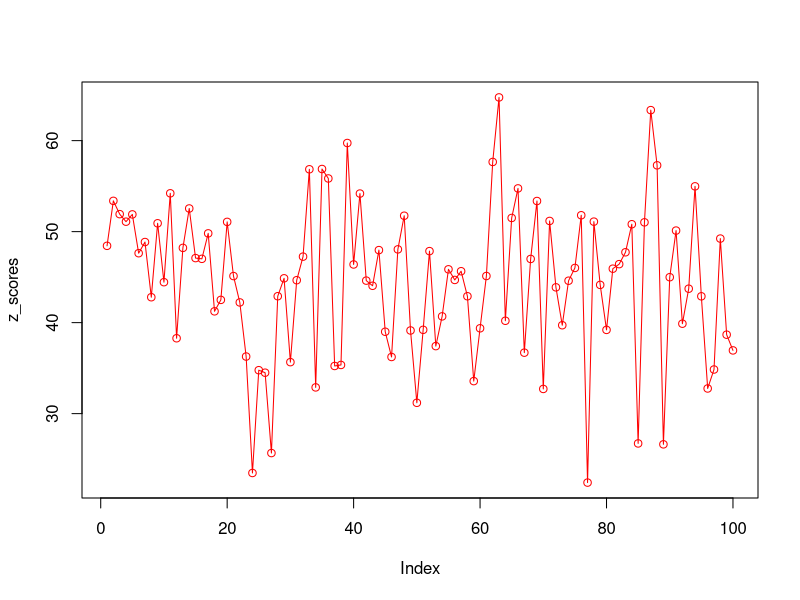
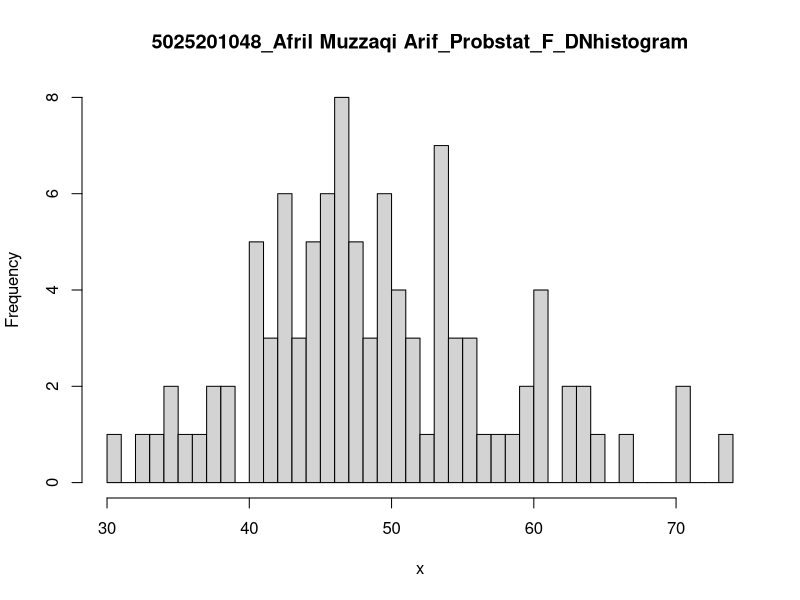

The R script that drew these images, in order:
#soal no 6

#a
n = 100
m = 50
std = 8

#data <- c(1,2,4,2,6,3,10,11,5,3,6,85)
data <- rnorm(100,50,8)
rata_rata <- mean(data)
x1 <- floor(mean(data))
x2 <- round(mean(data))

z_scores <- (data - mean(data) / sd(data))

plot(z_scores, type = "o", col="red")

#b
x <- rnorm(100,50,8)
hist(x,
     breaks = 50,
     main = "5025201048_Afril Muzzaqi Arif_Probstat_F_DNhistogram")

#c
var(x)

